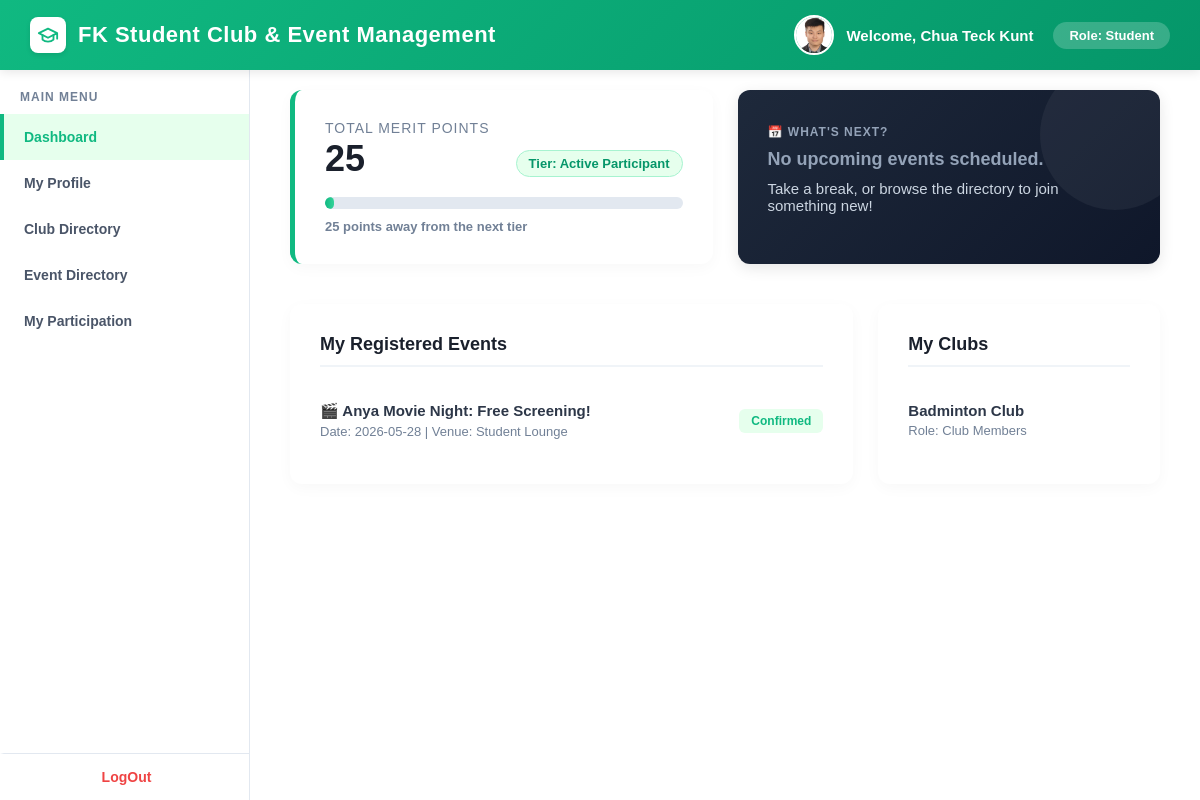
Screenshot of /student/student_dashboard.php (signed in) with the database file from the repository.
### tables this page shows
CREATE TABLE `students` (
  `userID` varchar(100) NOT NULL,
  `stu_ID` varchar(10) DEFAULT NULL,
  `stu_name` varchar(100) DEFAULT NULL,
  `stu_email` varchar(100) DEFAULT NULL,
  `stu_address` varchar(255) DEFAULT NULL,
  `stu_role` varchar(50) DEFAULT NULL,
  `stu_contact_no` varchar(15) DEFAULT NULL,
  `stu_profile_photo` varchar(255) DEFAULT NULL
);

CREATE TABLE `eventregistration` (
  `userID` varchar(100) NOT NULL,
  `eventID` varchar(100) NOT NULL,
  `registration_date` date DEFAULT NULL,
  `registration_status` varchar(100) DEFAULT NULL
);

CREATE TABLE `events` (
  `eventID` varchar(100) NOT NULL,
  `event_title` varchar(100) DEFAULT NULL,
  `event_desc` varchar(255) DEFAULT NULL,
  `event_date` date DEFAULT NULL,
  `event_time` time DEFAULT NULL,
  `event_venue` varchar(100) DEFAULT NULL,
  `event_max_participants` int DEFAULT NULL,
  `attendance_qr` varchar(100) DEFAULT NULL
);

CREATE TABLE `club` (
  `clubID` varchar(100) NOT NULL,
  `club_name` varchar(100) DEFAULT NULL,
  `club_desc` varchar(100) DEFAULT NULL,
  `userID` varchar(100) DEFAULT NULL,
  `club_operational_status` varchar(100) DEFAULT NULL,
  `club_photo` varchar(255) DEFAULT NULL
);

CREATE TABLE `membershiprole` (
  `roleID` varchar(100) NOT NULL,
  `m_role_desc` varchar(50) DEFAULT NULL
);

### student/student_login_materials.php (called while the page is built, shortened)
<?php
require_once '../db_connection.php';
$userID = $_SESSION['userID'];
$username = $_SESSION['user_username'];
$active_role = $_SESSION['active_role'] ?? 'Student';
$sql_profile = "SELECT stu_ID, stu_name, stu_email, stu_contact_no, stu_address, stu_profile_photo FROM students WHERE userID = '$userID'";
$result_profile = mysqli_query($link, $sql_profile);
if ($result_profile && mysqli_num_rows($result_profile) > 0) {
    $row = mysqli_fetch_assoc($result_profile);
    $stu_name = !empty($row['stu_name']) ? $row['stu_name'] : $username;
    $photo_path = !empty($row['stu_profile_photo']) ? $row['stu_profile_photo'] : "";
}
?>

### student/student_dashboard.php (the view, shortened to what this page needs)
<?php
require_once 'student_login_materials.php';
$total_points = 0;
$sql_points = "SELECT SUM(point_value) as points FROM points WHERE userID = '$userID'";
$result_points = mysqli_query($link, $sql_points);
if ($result_points && $row = mysqli_fetch_assoc($result_points)) {
    $total_points = $row['points'] ? $row['points'] : 0;
}
$max_points = 1000;
$percentage = min(100, ($total_points / $max_points) * 100);
$next_tier_points = 0;
$current_tier = "";
if ($total_points >= 80) {
    $current_tier = "Outstanding Participant";
    $next_tier_points = 0;
} elseif ($total_points >= 50) {
    $current_tier = "Highly Active Student";
    $next_tier_points = 80 - $total_points;
} elseif ($total_points >= 20) {
    $current_tier = "Active Participant";
    $next_tier_points = 50 - $total_points;
} else {
    $current_tier = "Beginner Participant";
    $next_tier_points = 20 - $total_points;
}
$next_event = null;
$days_away_text = "";
$clubs = [];
$sql_clubs = "
    SELECT c.club_name, mr.m_role_desc
    FROM membership m
    JOIN club c ON m.clubID = c.clubID
    JOIN membershiprole mr ON m.roleID = mr.roleID
    WHERE m.userID = '$userID'
";
$result_clubs = mysqli_query($link, $sql_clubs);
while ($row = mysqli_fetch_assoc($result_clubs)) {
    $clubs[] = $row;
}
$total_clubs = count($clubs);
$events = [];
$sql_events = "
    SELECT e.event_title, e.event_date, e.event_venue, er.registration_status
    FROM eventregistration er
    JOIN events e ON er.eventID = e.eventID
    WHERE er.userID = '$userID'
    ORDER BY e.event_date ASC
";
$result_events = mysqli_query($link, $sql_events);
while ($row = mysqli_fetch_assoc($result_events)) {
    $events[] = $row;
}
$total_events = count($events);
?>
<!DOCTYPE html>
<html lang="en">
<head>
</head>
<body>
    <?php include 'student_background.php'; ?>
        <div class="content-area">
            <div class="feature-grid">
                <div class="points-card">
                    <div class="points-card-header">
                        <div>
                            <div class="points-title">Total Merit Points</div>
                            <div class="points-number"><?php echo $total_points; ?></div>
                        </div>
                        <div class="tier-badge">Tier: <?php echo $current_tier; ?></div>
                    </div>
                    <div class="progress-container">
                        <div class="progress-fill" style="width: <?php echo $percentage; ?>%;"></div>
                    </div>
                    <div class="progress-text">
                        <?php if ($current_tier == "Outstanding"): ?>
                            You have reached the maximum tier!
                        <?php else: ?>
                            <?php echo $next_tier_points; ?> points away from the next tier
                        <?php endif; ?>
                    </div>
                </div>
                <div class="next-event-card">
                    <div class="alert-label">📅 What's Next?</div>
                    <?php if ($next_event): ?>
                        <div class="alert-title"><?php echo htmlspecialchars($next_event['event_title']); ?></div>
                        <div class="alert-time">
                            <?php
                                echo date("l, F jS", strtotime($next_event['event_date']));
                                echo " at " . date("g:i A", strtotime($next_event['event_time']));
                            ?>
                        </div>
                        <div class="alert-badge"><?php echo $days_away_text; ?></div>
                    <?php else: ?>
                        <div class="alert-title" style="color: #94a3b8; font-size: 18px;">No upcoming events scheduled.</div>
                        <div class="alert-time">Take a break, or browse the directory to join something new!</div>
                    <?php endif; ?>
                    </div>
            </div>
            <div class="details-grid">
                <div class="detail-card">
                    <h3>My Registered Events</h3>
                    <?php if ($total_events > 0): ?>
                        <ul class="item-list">
                            <?php foreach ($events as $event): ?>
                            <li>
                                <div class="item-info">
                                    <h4><?php echo htmlspecialchars($event['event_title']); ?></h4>
                                    <p>Date: <?php echo htmlspecialchars($event['event_date']); ?> | Venue: <?php echo htmlspecialchars($event['event_venue']); ?></p>
                                </div>
                                <div class="item-badge"><?php echo htmlspecialchars($event['registration_status']); ?></div>
                            </li>
                            <?php endforeach; ?>
                        </ul>
                    <?php else: ?>
                        <div class="empty-state">You have not registered for any upcoming events yet.<br><a href="event_directory.php" style="color: #10b981; text-decoration: none; font-weight: bold; margin-top: 10px; display: inline-block;">Browse Events</a></div>
                    <?php endif; ?>
                </div>
                <div class="detail-card">
                    <h3>My Clubs</h3>
                    <?php if ($total_clubs > 0): ?>
                        <ul class="item-list">
                            <?php foreach ($clubs as $club): ?>
                            <li>
                                <div class="item-info">
                                    <h4><?php echo htmlspecialchars($club['club_name']); ?></h4>
                                    <p>Role: <?php echo htmlspecialchars($club['m_role_desc']); ?></p>
                                </div>
                            </li>
                            <?php endforeach; ?>
                        </ul>
                    <?php else: ?>
                        <div class="empty-state">You haven't joined any clubs yet.<br><a href="club_directory.php" style="color: #10b981; text-decoration: none; font-weight: bold; margin-top: 10px; display: inline-block;">Explore Clubs</a></div>
                    <?php endif; ?>
                </div>
            </div>
        </div>
    </div>
</body>
</html>

### student/student_background.php (shortened to what this page needs)
<?php
$current_page = basename($_SERVER['PHP_SELF']);
?>
<?php if ($active_role === 'Student'): ?>
    <div class="student">
        <div class="top-bar">
            <div class="system-title">
                <div class="system-logo">
                    <svg xmlns="http://www.w3.org/2000/svg" width="22" height="22" viewBox="0 0 24 24" fill="none" stroke="currentColor" stroke-width="2" stroke-linecap="round" stroke-linejoin="round">
                        <path d="M22 10v6M2 10l10-5 10 5-10 5z"/>
                        <path d="M6 12v5c3 3 9 3 12 0v-5"/>
                     </svg>
                </div>
                FK Student Club & Event Management
            </div>
            <div class="user-profile-section">
                <div class="profile-group">
                    <div class="top-bar-photo">
                        <?php if (!empty($photo_path)): ?>
                            <img src="<?php echo htmlspecialchars($photo_path); ?>" alt="Profile" style="width: 100%; height: 100%; object-fit: cover;">
                        <?php else: ?>
                            <?php echo strtoupper(substr($stu_name, 0, 1)); ?>
                        <?php endif; ?>
                     </div>
                    <div class="welcome-text">Welcome, <?php echo htmlspecialchars($stu_name); ?></div>
                </div>
                <div class="role-badge">Role: <?php echo htmlspecialchars($active_role); ?></div>
            </div>
        </div>
        <div class="main-layout">
            <div class="sidebar">
                <div class="sidebar-title">Main Menu</div>
                <a href="student_dashboard.php" class="<?= ($current_page == 'student_dashboard.php') ? 'active' : '' ?>">Dashboard</a>
                <a href="profile_dashboard.php" class="<?= ($current_page == 'profile_dashboard.php') ? 'active' : '' ?>">My Profile</a>
                <a href="club_directory.php" class="<?= ($current_page == 'club_directory.php' || $current_page == 'club_details.php') ? 'active' : '' ?>">Club Directory</a>
                <a href="event_directory.php" class="<?= ($current_page == 'event_directory.php' || $current_page == 'browse_event.php') ? 'active' : '' ?>">Event Directory</a>
                <a href="student_participation_dashboard.php" class="<?= ($current_page == 'student_participation_dashboard.php') ? 'active' : '' ?>">My Participation</a>
                <a href="../logout.php" class="logout-btn">LogOut</a>
            </div>
<?php endif; ?>

### student/student_dashboard.php (style rules this page uses)
.feature-grid { display: grid; grid-template-columns: 1fr 1fr; gap: 25px; margin-bottom: 40px; }
.points-card { background: white; border-radius: 12px; padding: 30px; box-shadow: 0 4px 15px rgba(0,0,0,0.03); border-left: 5px solid #10b981; }
.points-card-header { display: flex; justify-content: space-between; align-items: flex-end; margin-bottom: 20px; }
.points-title { font-size: 14px; color: #718096; text-transform: uppercase; letter-spacing: 1px; margin-bottom: 5px; }
.points-number { font-size: 36px; font-weight: bold; color: #1a202c; line-height: 1; }
.tier-badge { background-color: #e6ffed; color: #059669; padding: 5px 12px; border-radius: 20px; font-size: 13px; font-weight: bold; border: 1px solid #a7f3d0; }
.progress-container { background-color: #e2e8f0; border-radius: 10px; height: 12px; width: 100%; overflow: hidden; margin-bottom: 10px; }
.progress-fill { background: linear-gradient(90deg, #10b981 0%, #34d399 100%); height: 100%; border-radius: 10px; transition: width 1s ease-in-out; }
.progress-text { font-size: 13px; color: #718096; font-weight: bold; }
.next-event-card { background: linear-gradient(135deg, #1e293b 0%, #0f172a 100%); color: white; border-radius: 12px; padding: 30px; box-shadow: 0 4px 15px rgba(0,0,0,0.1); display: flex; flex-direction: column; justify-content: center; position: relative; overflow: hidden; }
.next-event-card::after { content: ''; position: absolute; width: 150px; height: 150px; background: rgba(255,255,255,0.05); border-radius: 50%; top: -30px; right: -30px; }
.alert-label { font-size: 12px; text-transform: uppercase; letter-spacing: 1px; color: #94a3b8; font-weight: bold; margin-bottom: 10px; }
.alert-title { font-size: 24px; font-weight: bold; margin-bottom: 10px; color: white; z-index: 2; }
.alert-time { font-size: 15px; color: #cbd5e1; margin-bottom: 15px; z-index: 2; }
.details-grid { display: grid; grid-template-columns: 2fr 1fr; gap: 25px; }
.detail-card { background: white; border-radius: 12px; padding: 30px; box-shadow: 0 4px 15px rgba(0,0,0,0.03); }
.detail-card h3 { font-size: 18px; color: #1a202c; margin-bottom: 20px; padding-bottom: 10px; border-bottom: 2px solid #f0f4f8; }
.item-list { list-style: none; }
.item-list li { padding: 15px 0; border-bottom: 1px solid #f0f4f8; display: flex; justify-content: space-between; align-items: center; }
.item-list li:last-child { border-bottom: none; }
.item-info h4 { font-size: 15px; color: #2d3748; margin-bottom: 4px; }
.item-info p { font-size: 13px; color: #718096; }
.item-badge { background-color: #e6ffed; color: #10b981; padding: 5px 12px; border-radius: 6px; font-size: 12px; font-weight: bold; }

### rows the page displays
students: stu_profile_photo (picture), stu_name "Chua Teck Kunt"
eventregistration: eventID.event_title "🎬 Anya Movie Night: Free Screening!", eventID.event_date "2026-05-28", eventID.event_venue "Student Lounge", registration_status "Confirmed"
club: club_name "Badminton Club", membershiprole.m_role_desc "Club Members"

### other values shown
$active_role "Student"
$total_points "25"
$current_tier "Active Participant"
$next_tier_points "25"
